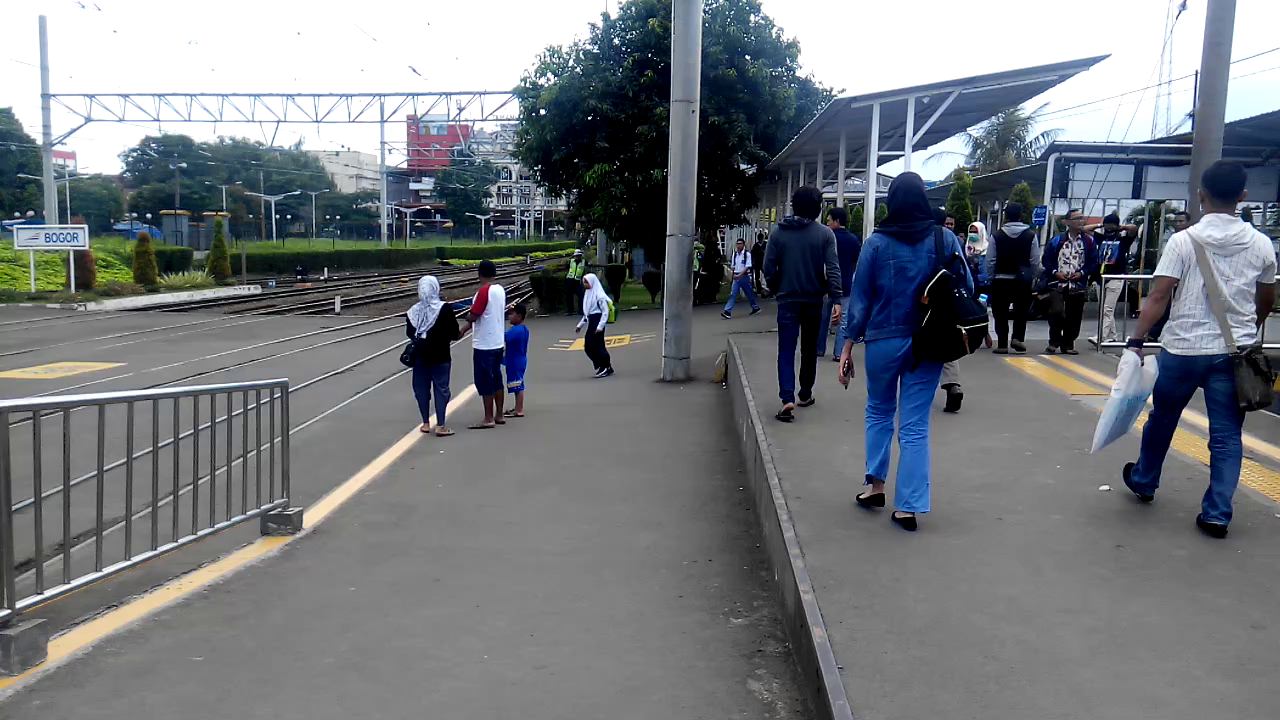
#> input picture gambar/krl/krl02.png, 1280 x 720 px
$ python object-detection-4-ft.py
#> lines starting #> are read from the running program, lines starting #| are printed output that depends on the picture; after the words box and inside, x2 and y2 are one past the last pixel; in counts of white or black regions, pixels touching at a corner belong together
import cv2 as cv
import numpy as np
from matplotlib import pyplot as plt
import glob


# global params
SIZE = 320      # resize image size
SZ, SV = 25, 0  # FFT mask filter size and value
REQ_RAT = 0.6   # object detection minimum ratio
MSZ = 7        # morfological kernel size

def auto_canny(image, sigma=0.33):
	# compute the median of the single channel pixel intensities
	v = np.median(image)

	# apply automatic Canny edge detection using the computed median
	lower = int(max(0, (1.0 - sigma) * v))
	upper = int(min(255, (1.0 + sigma) * v))
	edged = cv.Canny(image, lower, upper)

	# return the edged image
	return edged

def region_of_interest(img, vertices):
    # Define a blank matrix that matches the image height/width.
    mask = np.zeros_like(img)
    # Retrieve the number of color channels of the image.
    channel_count = img.shape[2]
    # Create a match color with the same color channel counts.
    match_mask_color = (255,) * channel_count
    # Fill inside the polygon
    cv.fillPoly(mask, vertices, match_mask_color)
    # Returning the image only where mask pixels match
    masked_image = cv.bitwise_and(img, mask)
    return masked_image

def scale_down(img):
    ## DOWN SCALE
    try:
        scale = 1.0*SIZE / max(img.shape)
#> scale = 0.25
        # h,w = scale*img.shape[0], scale*img.shape[1]
        img = cv.resize(img,(0,0), fx=scale, fy=scale)
    except AttributeError:
        img = cv.resize(img,(640,480))
    return img

def devide_into_sec (img, r, c):
    # draw line
    rows, cols = img.shape
    for x in range(1,c):
        cv.line(img,(int(cols*x/c),0),(int(cols*x/c),rows-1),(255,255,255),1)
    for x in range(1,r):
        cv.line(img,(0,int(rows*x/r)),(cols-1,int(rows*x/r)),(255,255,255),1)
    return img

def process (img, frameType=0, debug=False):

    # equalized image

#> called with frameType = 0, debug = True
    eq = cv.equalizeHist(img)
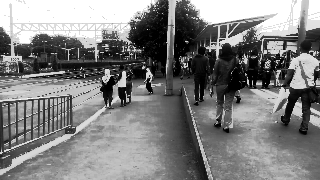
#> eq: shape (180, 320); min 0, max 255, mean 127.4


    # remove noise
    blur = cv.GaussianBlur(eq, (7,7), 0)
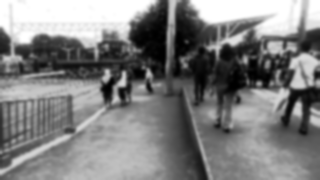
#> blur: shape (180, 320); min 0, max 255, mean 127.4


    # edge detection
    edges = auto_canny(blur)
#> in auto_canny, `v = np.median(image)`: v = 126
#> in auto_canny, `lower = int(max(0, (1.0 - sigma) * v))`: lower = 84
#> in auto_canny, `upper = int(min(255, (1.0 + sigma) * v))`: upper = 167
#> in auto_canny, `edged = cv.Canny(image, lower, upper)`:
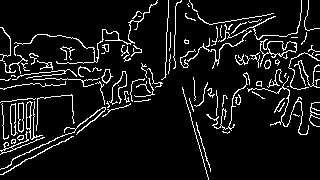
#> edged: shape (180, 320); 8.6% white in thin lines or dots


    # fourier transform -- select feature
    f = np.fft.fft2(edges)
    fshift = np.fft.fftshift(f)

    # masking
    rows, cols = edges.shape
#> rows = 180; cols = 320
    crow,ccol = int(rows/2) , int(cols/2)
#> crow = 90; ccol = 160

    # fshift[0:rows-1, 0:cols-1] = SV
    # fshift[crow-SZ:crow+SZ,ccol-SZ:ccol+SZ] = SV
    fshift[0:crow-SZ, 0:ccol-SZ] = SV                 # top-left
    fshift[0:crow-SZ, ccol+SZ:cols-1] = SV            # top-right
    fshift[crow+SZ:rows-1, 0:ccol-SZ] = SV            # bottom-left
    fshift[crow+SZ:rows-1, ccol+SZ:cols-1] = SV       # bottom-right

    fshift[0:crow-SZ, ccol:ccol+SZ] = SV                 # top-center
    fshift[crow+SZ:rows-1, ccol-SZ:ccol] = SV            # bottom-center
    fshift[crow-SZ:crow+SZ, 0:ccol-SZ] = SV            # mid-left
    fshift[crow-SZ:crow+SZ, ccol+SZ:cols-1] = SV       # mid-right

    magnitude_spectrum = np.log(np.abs(fshift))

    # invert FT
    f_ishift = np.fft.ifftshift(fshift)
    img_back = np.fft.ifft2(f_ishift)
    img_back = np.abs(img_back)
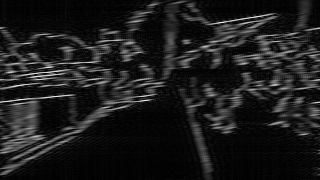
#> img_back: shape (180, 320) float64; min 0.0511, max 245.9, mean 28.4

    # threshold
    res = np.round(img_back)
    ret,res = cv.threshold(res,127,255,cv.THRESH_BINARY)
#> res: shape (180, 320) float64; 2.2% white in thin lines or dots, all inside (x1, y1, x2, y2) = (0, 4, 320, 159)

    # dilation
    kernel = np.ones((MSZ,MSZ),np.uint8)
    res = cv.dilate(res,kernel,iterations =1)
#> res: shape (180, 320) float64; 21.2% white; 46 white regions, largest, box (x1, y1, x2, y2) and area: (0, 50, 101, 92) 2359, (0, 125, 80, 162) 1293, (206, 11, 276, 35) 841
    res = cv.morphologyEx(res, cv.MORPH_OPEN, kernel)

    if debug :
        plt.subplot(241),plt.imshow(img, cmap = 'gray')
        plt.title('Gray'), plt.xticks([]), plt.yticks([])
        plt.subplot(242),plt.hist(img.ravel(),256,[0,256])
        plt.title('Gray Hist'), plt.xticks([]), plt.yticks([])
        plt.subplot(243),plt.imshow(eq, cmap = 'gray')
        plt.title('Equalized'), plt.xticks([]), plt.yticks([])
        plt.subplot(244),plt.hist(eq.ravel(),256,[0,256])
        plt.title('Equalized Hist'), plt.xticks([]), plt.yticks([])
        plt.subplot(245),plt.imshow(blur, cmap = 'gray')
        plt.title('Blurred'), plt.xticks([]), plt.yticks([])
        plt.subplot(246),plt.imshow(edges, cmap = 'gray')
        plt.title('Canny'), plt.xticks([]), plt.yticks([])
        plt.subplot(247),plt.imshow(img_back, cmap = 'gray')
        plt.title('Result in JET'), plt.xticks([]), plt.yticks([])
        plt.subplot(248),plt.imshow(magnitude_spectrum, cmap = 'gray')
        plt.title('Magnitude Spectrum'), plt.xticks([]), plt.yticks([])
        # plt.subplot(339)
        # # plt.hist(fshift.ravel(),256,[0,256])
        # plt.plot(fshift,'r')
        # plt.title('Magnitude Histogram'), plt.xticks([]), plt.yticks([])

        mng = plt.get_current_fig_manager()
        mng.resize(*mng.window.maxsize())

        plt.show()          # DISABLE in VIDEO MODE
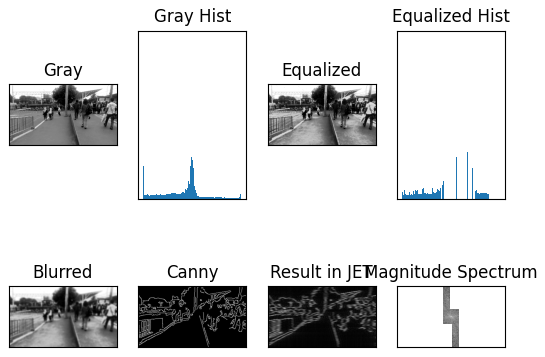
#> figure drawn by matplotlib, 8 panels
    return res


### MAIN ####

## ANALYZE SET OF IMAGES
dir = '../gambar/krl/'
r,c = 3,3
for imgs in glob.glob(dir+"/*.png"):
    img0 = scale_down( cv.imread(imgs))
    img = cv.cvtColor(img0,cv.COLOR_RGB2GRAY)
    img = process(img, debug=True)
    img = devide_into_sec(img,r,c)
#> after the loop in devide_into_sec, `for x in range(1,c):`:
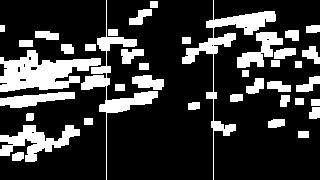
#> img: shape (180, 320) float64; 21.7% white; 40 white regions, largest, box (x1, y1, x2, y2) and area: (0, 50, 101, 92) 2359, (182, 0, 276, 180) 1891, (81, 0, 158, 180) 1636
#> after the loop in devide_into_sec, `for x in range(1,r):`:
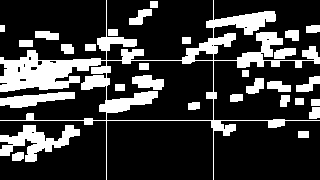
#> img: shape (180, 320) float64; 22.5% white; 30 white regions, largest, box (x1, y1, x2, y2) and area: (0, 0, 320, 180) 7874, (0, 125, 80, 162) 1293, (0, 92, 75, 108) 675

    # DETECTION
    rows,cols = img.shape
#> rows = 180; cols = 320
    print(cols, rows)
#| 320 180
    fnd = False
    a,b = (0,0),(0,0)
    for y in range(r-1,-1,-1):
        for x in range(c):
            x1,y1,x2,y2 = (int(x*cols/c)+1, int(y*rows/r)+1, int((x+1)*cols/c)-1, int((y+1)*rows/r)-1)
            sec_area = (x2-x1)*(y2-y1)
            tot = np.sum(img[y1:y2,x1:x2])
            rat = tot/sec_area/255
            print(x+1, y+1, (x1,y1,x2,y2), rat, tot, sec_area)
            if(rat>REQ_RAT):
                fnd=True
                if(a==(0,0)): a,b=(x1,y1),(x2,y2)
                if(b<(x2,y2)): b=(x2,y2)

        if fnd:
            cv.rectangle(img0,a,b,(0,255,0),2)
            break
#> after the loop, a = (0, 0); b = (0, 0)

    cv.imshow('Processed',img)
    cv.imshow('Original',img0)
    if cv.waitKey() & 0xFF == ord('x'):
#> (key x is pressed here)
        break


# [36 lines of commented-out code are left out]


cv.destroyAllWindows()
